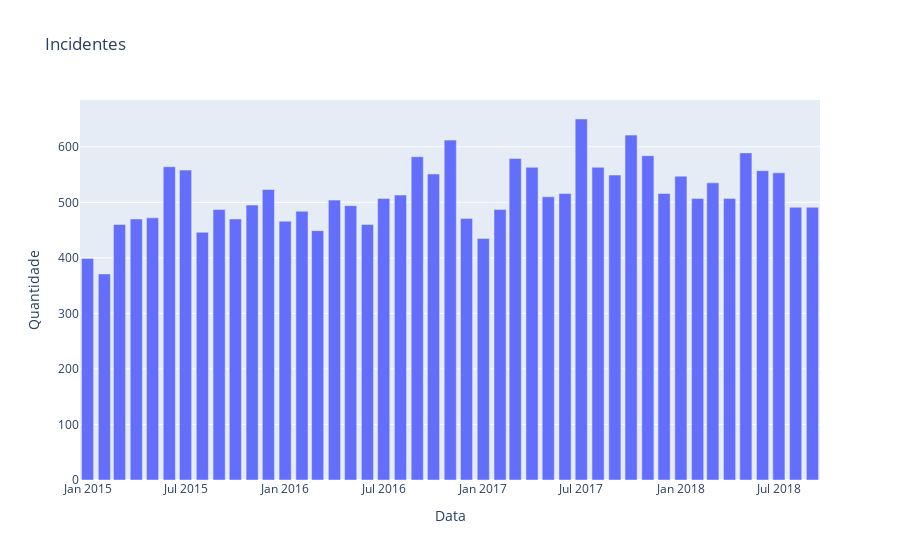

The code cell stored with this chart in its notebook:
### Code cell
# 4- Como foi a evolução de incidentes por mês ao longo do tempo?
# Grafico de barras
px.bar(
    multas_mes,
    x='Data',
    y='Quantidade',
    title='Incidentes'
)

### Figure 1 — Plotly figure (JSON) as saved in the notebook; plotly's stock layout.template omitted (floating-point values rounded to 4 significant figures)
{"data": [{"alignmentgroup": "True", "hovertemplate": "Data=%{x}<br>Quantidade=%{y}<extra></extra>", "legendgroup": "", "marker": {"color": "#636efa", "pattern": {"shape": ""}}, "name": "", "offsetgroup": "", "orientation": "v", "showlegend": false, "textposition": "auto", "type": "bar", "x": ["2015-01-01T00:00:00", "2015-02-01T00:00:00", "2015-03-01T00:00:00", "2015-04-01T00:00:00", "2015-05-01T00:00:00", "2015-06-01T00:00:00", "2015-07-01T00:00:00", "2015-08-01T00:00:00", "2015-09-01T00:00:00", "2015-10-01T00:00:00", "2015-11-01T00:00:00", "2015-12-01T00:00:00", "2016-01-01T00:00:00", "2016-02-01T00:00:00", "2016-03-01T00:00:00", "2016-04-01T00:00:00", "2016-05-01T00:00:00", "2016-06-01T00:00:00", "2016-07-01T00:00:00", "2016-08-01T00:00:00", "2016-09-01T00:00:00", "2016-10-01T00:00:00", "2016-11-01T00:00:00", "2016-12-01T00:00:00", "2017-01-01T00:00:00", "2017-02-01T00:00:00", "2017-03-01T00:00:00", "2017-04-01T00:00:00", "2017-05-01T00:00:00", "2017-06-01T00:00:00", "2017-07-01T00:00:00", "2017-08-01T00:00:00", "2017-09-01T00:00:00", "2017-10-01T00:00:00", "2017-11-01T00:00:00", "2017-12-01T00:00:00", "2018-01-01T00:00:00", "2018-02-01T00:00:00", "2018-03-01T00:00:00", "2018-04-01T00:00:00", "2018-05-01T00:00:00", "2018-06-01T00:00:00", "2018-07-01T00:00:00", "2018-08-01T00:00:00", "2018-09-01T00:00:00"], "xaxis": "x", "y": [399, 371, 460, 470, 472, 564, 558, 446, 487, 470, 495, 523, 466, 484, 449, 504, 494, 460, 507, 513, 582, 551, 612, 471, 435, 487, 579, 563, 510, 516, 650, 563, 549, 621, 584, 516, 547, 507, 535, 507, 589, 557, 553, 491, 491], "yaxis": "y"}], "layout": {"barmode": "relative", "legend": {"tracegroupgap": 0}, "title": {"text": "Incidentes"}, "xaxis": {"anchor": "y", "domain": [0, 1], "title": {"text": "Data"}}, "yaxis": {"anchor": "x", "domain": [0, 1], "title": {"text": "Quantidade"}}}}
